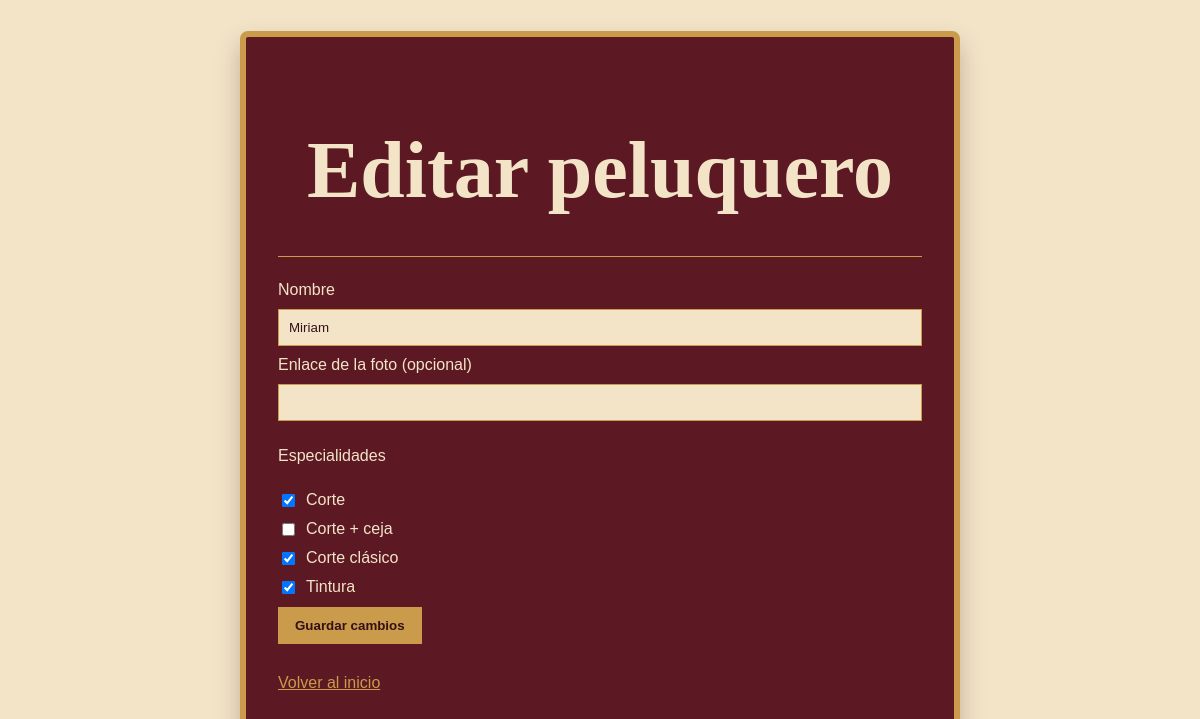
/peluqueros/1/editar, run on the app's committed database.
### tables this page shows
CREATE TABLE peluqueros (
            id INTEGER PRIMARY KEY AUTOINCREMENT,
            nombre TEXT NOT NULL UNIQUE,
            foto TEXT
        );

CREATE TABLE servicios (
            id_servicio INTEGER PRIMARY KEY AUTOINCREMENT,
            nombre TEXT NOT NULL UNIQUE,
            precio INTEGER NOT NULL
        );

### tesis.py (the view, shortened to what this page needs)
@app.route("/peluqueros/<int:peluquero_id>/editar", methods=["GET", "POST"])
def editar_peluquero(peluquero_id):
    conexion = obtener_conexion()
    peluquero = conexion.execute(
        "SELECT id, nombre, foto FROM peluqueros WHERE id = ?", (peluquero_id,)
    ).fetchone()
    servicios = conexion.execute(
        "SELECT id_servicio, nombre FROM servicios ORDER BY nombre"
    ).fetchall()
    servicios_asignados = conexion.execute("""
        SELECT servicio_id FROM peluquero_servicios WHERE peluquero_id = ?
    """, (peluquero_id,)).fetchall()
    conexion.close()
    ids_asignados = [servicio["servicio_id"] for servicio in servicios_asignados]
    return render_template(
        "editar_peluquero.html",
        peluquero=peluquero,
        servicios=servicios,
        ids_asignados=ids_asignados
    )

### tesis.py (called while the page is built)
def obtener_conexion():
    conexion = sqlite3.connect(RUTA_BASE_DE_DATOS)
    conexion.row_factory = sqlite3.Row
    return conexion

### templates/editar_peluquero.html (shortened to what this page needs)
<!DOCTYPE html>
<html lang="es">
<head>
    <link rel="stylesheet" href="{{ url_for('static', filename='css/style.css') }}">
</head>
<body>
    <main class="portada">
        <h1>Editar peluquero</h1>
        <section class="administracion">
            <form method="post">
                <label for="nombre">Nombre</label>
                <input id="nombre" name="nombre" value="{{ peluquero.nombre }}" required>
                <label for="foto">Enlace de la foto (opcional)</label>
                <input id="foto" name="foto" type="url" value="{{ peluquero.foto or '' }}">
                <p>Especialidades</p>
                {% for servicio in servicios %}
                    <label class="opcion">
                        <input name="servicios" type="checkbox" value="{{ servicio.id_servicio }}"
                            {% if servicio.id_servicio in ids_asignados %}checked{% endif %}>
                        {{ servicio.nombre }}
                    </label>
                {% endfor %}
                <button type="submit">Guardar cambios</button>
            </form>
            <a class="volver" href="{{ url_for('inicio') }}">Volver al inicio</a>
        </section>
    </main>
</body>
</html>

### static/css/style.css (style rules this page uses)
:root { --bordo: #5c1823; --bordo-oscuro: #351016; --beige: #f3e4c8; --dorado: #c99b4b; }
* { box-sizing: border-box; }
body { margin: 0; min-height: 100vh; display: grid; place-items: center; background-color: var(--beige); font-family: Arial, sans-serif; }
.portada { width: min(90%, 720px); padding: 72px 32px; text-align: center; color: var(--beige); background-color: var(--bordo); border: 6px solid var(--dorado); border-radius: 8px; box-shadow: 0 12px 25px rgba(53, 16, 22, 0.25); }
h1 { margin: 16px 0; font-family: Georgia, serif; font-size: clamp(2.8rem, 9vw, 5rem); }
.peluqueros, .administracion { margin-top: 40px; padding-top: 24px; border-top: 1px solid var(--dorado); }
.tarjeta-peluquero a, .volver { color: var(--dorado); }
.administracion { text-align: left; }
.administracion form { display: grid; gap: 10px; margin-bottom: 30px; }
input { width: 100%; padding: 10px; border: 1px solid var(--dorado); color: var(--bordo-oscuro); background-color: var(--beige); }
.opcion { display: flex; align-items: center; gap: 8px; }
.opcion input { width: auto; }
button { width: fit-content; padding: 10px 16px; border: 1px solid var(--dorado); color: var(--bordo-oscuro); background-color: var(--dorado); font-weight: bold; cursor: pointer; }

### data on the page
peluqueros: nombre "Miriam"
servicios: id_servicio "☑", nombre "Corte"
servicios: nombre "Corte + ceja"
servicios: id_servicio "☑", nombre "Corte clásico"
servicios: id_servicio "☑", nombre "Tintura"
